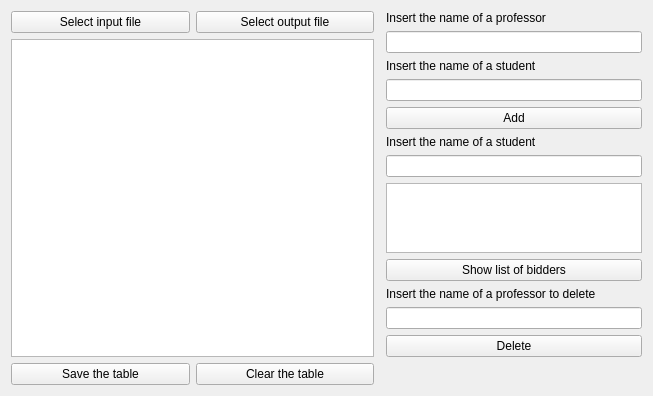
<?xml version="1.0" encoding="UTF-8"?>
<ui version="4.0">
 <class>MainWindow</class>
 <widget class="QMainWindow" name="MainWindow">
  <property name="geometry">
   <rect>
    <x>0</x>
    <y>0</y>
    <width>653</width>
    <height>346</height>
   </rect>
  </property>
  <property name="windowTitle">
   <string>MainWindow</string>
  </property>
  <widget class="QWidget" name="centralWidget">
   <layout class="QGridLayout" name="gridLayout_2">
    <item row="3" column="1">
     <widget class="QPushButton" name="clearButton">
      <property name="sizePolicy">
       <sizepolicy hsizetype="Preferred" vsizetype="Fixed">
        <horstretch>0</horstretch>
        <verstretch>0</verstretch>
       </sizepolicy>
      </property>
      <property name="text">
       <string>Clear the table</string>
      </property>
     </widget>
    </item>
    <item row="0" column="2" rowspan="3">
     <layout class="QFormLayout" name="formLayout_2">
      <property name="labelAlignment">
       <set>Qt::AlignRight|Qt::AlignTrailing|Qt::AlignVCenter</set>
      </property>
      <item row="0" column="1">
       <widget class="QLabel" name="label">
        <property name="text">
         <string>Insert the name of a professor</string>
        </property>
       </widget>
      </item>
      <item row="1" column="1">
       <widget class="QLineEdit" name="profName">
        <property name="sizePolicy">
         <sizepolicy hsizetype="Preferred" vsizetype="Preferred">
          <horstretch>0</horstretch>
          <verstretch>0</verstretch>
         </sizepolicy>
        </property>
       </widget>
      </item>
      <item row="2" column="1">
       <widget class="QLabel" name="label_2">
        <property name="text">
         <string>Insert the name of a student</string>
        </property>
       </widget>
      </item>
      <item row="3" column="1">
       <widget class="QLineEdit" name="studName">
        <property name="sizePolicy">
         <sizepolicy hsizetype="Preferred" vsizetype="Preferred">
          <horstretch>0</horstretch>
          <verstretch>0</verstretch>
         </sizepolicy>
        </property>
       </widget>
      </item>
      <item row="4" column="1">
       <widget class="QPushButton" name="addButton">
        <property name="sizePolicy">
         <sizepolicy hsizetype="Preferred" vsizetype="Preferred">
          <horstretch>0</horstretch>
          <verstretch>0</verstretch>
         </sizepolicy>
        </property>
        <property name="text">
         <string>Add</string>
        </property>
       </widget>
      </item>
      <item row="5" column="1">
       <widget class="QLabel" name="label_3">
        <property name="text">
         <string>Insert the name of a student</string>
        </property>
       </widget>
      </item>
      <item row="6" column="1">
       <widget class="QLineEdit" name="studNameFind">
        <property name="sizePolicy">
         <sizepolicy hsizetype="Preferred" vsizetype="Preferred">
          <horstretch>0</horstretch>
          <verstretch>0</verstretch>
         </sizepolicy>
        </property>
       </widget>
      </item>
      <item row="8" column="1">
       <widget class="QPushButton" name="listButton">
        <property name="sizePolicy">
         <sizepolicy hsizetype="Preferred" vsizetype="Preferred">
          <horstretch>0</horstretch>
          <verstretch>0</verstretch>
         </sizepolicy>
        </property>
        <property name="text">
         <string>Show list of bidders</string>
        </property>
       </widget>
      </item>
      <item row="10" column="1">
       <widget class="QLabel" name="label_4">
        <property name="text">
         <string>Insert the name of a professor to delete</string>
        </property>
       </widget>
      </item>
      <item row="12" column="1">
       <widget class="QLineEdit" name="nameToDelete">
        <property name="sizePolicy">
         <sizepolicy hsizetype="Preferred" vsizetype="Preferred">
          <horstretch>0</horstretch>
          <verstretch>0</verstretch>
         </sizepolicy>
        </property>
       </widget>
      </item>
      <item row="13" column="1">
       <widget class="QPushButton" name="deleteButton">
        <property name="sizePolicy">
         <sizepolicy hsizetype="Preferred" vsizetype="Preferred">
          <horstretch>0</horstretch>
          <verstretch>0</verstretch>
         </sizepolicy>
        </property>
        <property name="text">
         <string>Delete</string>
        </property>
       </widget>
      </item>
      <item row="7" column="1">
       <widget class="QListView" name="listView">
        <property name="sizePolicy">
         <sizepolicy hsizetype="Preferred" vsizetype="Preferred">
          <horstretch>0</horstretch>
          <verstretch>0</verstretch>
         </sizepolicy>
        </property>
       </widget>
      </item>
     </layout>
    </item>
    <item row="0" column="0">
     <widget class="QPushButton" name="inputButton">
      <property name="sizePolicy">
       <sizepolicy hsizetype="Preferred" vsizetype="Preferred">
        <horstretch>0</horstretch>
        <verstretch>0</verstretch>
       </sizepolicy>
      </property>
      <property name="text">
       <string>Select input file</string>
      </property>
     </widget>
    </item>
    <item row="0" column="1">
     <widget class="QPushButton" name="outputButton">
      <property name="sizePolicy">
       <sizepolicy hsizetype="Preferred" vsizetype="Fixed">
        <horstretch>0</horstretch>
        <verstretch>0</verstretch>
       </sizepolicy>
      </property>
      <property name="text">
       <string>Select output file</string>
      </property>
     </widget>
    </item>
    <item row="1" column="0" rowspan="2" colspan="2">
     <widget class="QTableView" name="tableView">
      <property name="sizePolicy">
       <sizepolicy hsizetype="Preferred" vsizetype="Preferred">
        <horstretch>0</horstretch>
        <verstretch>0</verstretch>
       </sizepolicy>
      </property>
     </widget>
    </item>
    <item row="3" column="0">
     <widget class="QPushButton" name="saveButton">
      <property name="sizePolicy">
       <sizepolicy hsizetype="Preferred" vsizetype="Preferred">
        <horstretch>0</horstretch>
        <verstretch>0</verstretch>
       </sizepolicy>
      </property>
      <property name="text">
       <string>Save the table</string>
      </property>
     </widget>
    </item>
   </layout>
  </widget>
 </widget>
 <layoutdefault spacing="6" margin="11"/>
 <resources/>
 <connections/>
</ui>
